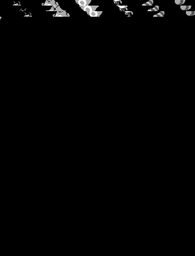
#> input picture debug_sentret_front2bpp.png, 195 x 256 px, shrunk from 1680 x 2208 before the run
$ python force_unown_palette.py debug_sentret_front2bpp.png
#> lines starting #> are read from the running program, lines starting #| are printed output that depends on the picture
import sys
from PIL import Image

# Allowed GBC palette for Unown normal.gbcpal:
#	[$41ef, $20e7, $0000]
ALLOWED = [0x41EF, 0x20E7, 0x0000]

def gbc15_to_rgb888(v):
	# GBC uses 5 bits per channel (0..31). $7fff is (31,31,31).
	r5 = (v >> 0) & 0x1F
	g5 = (v >> 5) & 0x1F
	b5 = (v >> 10) & 0x1F
	# Expand 5-bit to 8-bit
	r8 = (r5 << 3) | (r5 >> 2)
	g8 = (g5 << 3) | (g5 >> 2)
	b8 = (b5 << 3) | (b5 >> 2)
	return (r8, g8, b8)

ALLOWED_RGB = [gbc15_to_rgb888(v) for v in ALLOWED]

def nearest_allowed(r, g, b):
	best_i = 0
	best_d = None
	for i, (ar, ag, ab) in enumerate(ALLOWED_RGB):
		dr = r - ar
		dg = g - ag
		db = b - ab
		d = dr*dr + dg*dg + db*db
		if best_d is None or d < best_d:
			best_d = d
			best_i = i
	return ALLOWED_RGB[best_i]

def main():
	if len(sys.argv) != 2:
		print("Usage: python force_unown_palette.py <path-to-png>")
		sys.exit(1)

	path = sys.argv[1]

	im = Image.open(path).convert("RGBA")
	pix = im.load()
	w, h = im.size
#> w = 195; h = 256

	changed = 0
	for y in range(h):
		for x in range(w):
			r, g, b, a = pix[x, y]
			if a == 0:
				continue
			nr, ng, nb = nearest_allowed(r, g, b)
			if (r, g, b) != (nr, ng, nb):
				pix[x, y] = (nr, ng, nb, a)
				changed += 1

	im.save(path)
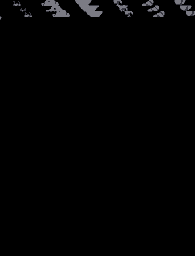
#> saved as debug_sentret_front2bpp.png: PIL image 195x256 RGBA; mean R, G, B, A 2, 2, 2.2, 255
	print(f"OK: {path} | pixels changed: {changed}")
#| OK: debug_sentret_front2bpp.png | pixels changed: 1468

if __name__ == "__main__":
	main()
